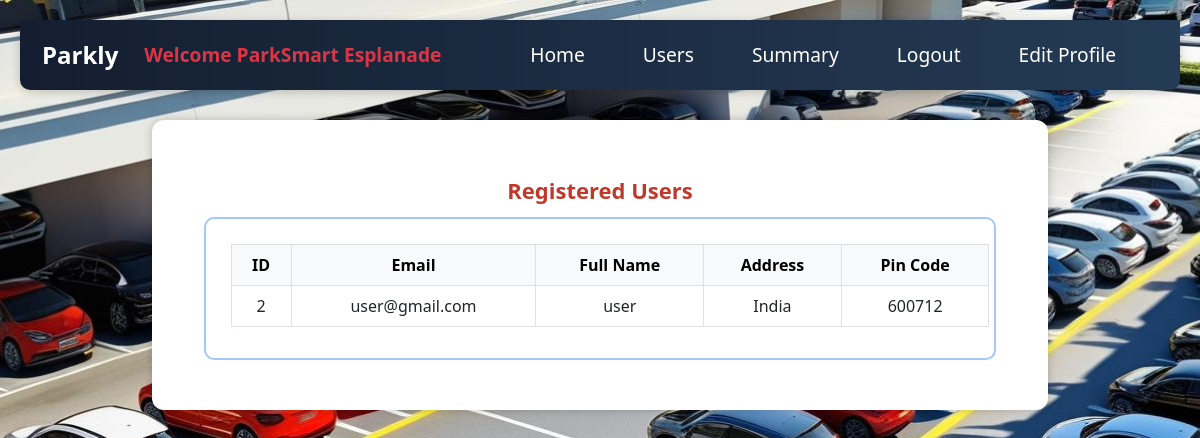
Screenshot of /admin/ParkSmart Esplanade/users (signed in) with the database file from the repository.
### backend/models.py (models this page shows)
class User(db.Model,UserMixin):
    __tablename__="user"
    id=db.Column(db.Integer,primary_key=True)
    email=db.Column(db.String,unique=True,nullable=False)
    password=db.Column(db.String,nullable=False)
    role=db.Column(db.Integer,default=1)
    full_name=db.Column(db.String,nullable=False)
    address=db.Column(db.String,nullable=False)
    pin_code=db.Column(db.Integer,nullable=False)
    reservations=db.relationship("Reservation",cascade="all,delete",backref="user",lazy=True) #user can access their all reservation

### backend/controllers.py (the view)
@app.route("/admin/<name>/users")
@login_required
def admin_users(name):
    users = User.query.all()
    return render_template("users.html", name=name, users=users)

### backend/controllers.py (called while the page is built)
@login_manager.user_loader
def load_user(user_id):
    return User.query.get(int(user_id))

### templates/users.html
{% extends "admin_layout.html" %}
{% block content %}
<div class="main-content">
<div class="container mt-4">
    <div class="dashboard-title">Registered Users</div>
    <div class="box">
        <table class="table table-bordered text-center">
            <thead class="table-light">
                <tr>
                    <th>ID</th>
                    <th>Email</th>
                    <th>Full Name</th>
                    <th>Address</th>
                    <th>Pin Code</th>
                </tr>
            </thead>
            <tbody>
                {% for user in users %}
                    {% if user.email != "admin@iitm.ac.in" %}
                    <tr>
                        <td>{{ user.id }}</td>
                        <td>{{ user.email }}</td>
                        <td>{{ user.full_name }}</td>
                        <td>{{ user.address }}</td>
                        <td>{{ user.pin_code }}</td>
                    </tr>
                    {% endif %}
                {% endfor %}
            </tbody>
        </table>
    </div>
</div>
</div>
{% endblock %}

### static/styles/main.css (style rules this page uses)
* { margin: 10px; padding: 0; box-sizing: border-box; }
body { font-family: Arial, sans-serif; }

### static/styles/admin.css (style rules this page uses)
.admin-dashboard { background: url('/static/images/parking-bg3.jpg') no-repeat center center fixed; background-size: cover; min-height: 100vh; }
.admin-dashboard .main-content { background-color: white; padding: 30px; border-radius: 12px; margin: 30px auto; width: 95%; box-shadow: 0 0 10px rgba(0, 0, 0, 0.2); }
.admin-dashboard .dashboard-title { font-size: 22px; color: #c0392b; font-weight: bold; text-align: center; margin-top: 10px; }
.admin-dashboard .box { border: 2px solid #a3c9f9; border-radius: 10px; padding: 15px; margin-bottom: 20px; }

### rows the page displays
User: id "2", email "user@gmail.com", full_name "user", address "India", pin_code "600712"

### other values shown
{{ name }} "ParkSmart Esplanade"
